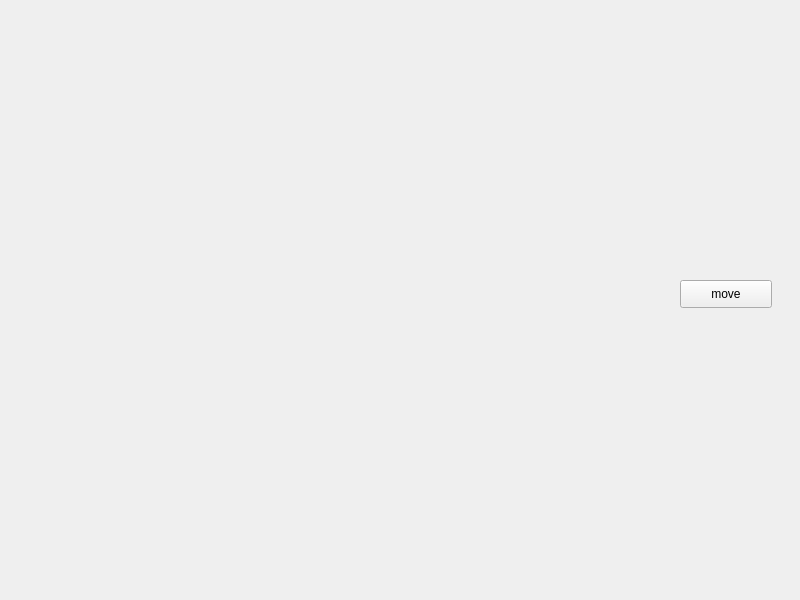
<?xml version="1.0" encoding="UTF-8"?>
<ui version="4.0">
 <class>Widget</class>
 <widget class="QWidget" name="Widget">
  <property name="geometry">
   <rect>
    <x>0</x>
    <y>0</y>
    <width>800</width>
    <height>600</height>
   </rect>
  </property>
  <property name="windowTitle">
   <string>Widget</string>
  </property>
  <widget class="QPushButton" name="btnMove">
   <property name="geometry">
    <rect>
     <x>680</x>
     <y>280</y>
     <width>92</width>
     <height>28</height>
    </rect>
   </property>
   <property name="text">
    <string>move</string>
   </property>
  </widget>
 </widget>
 <resources/>
 <connections/>
</ui>
